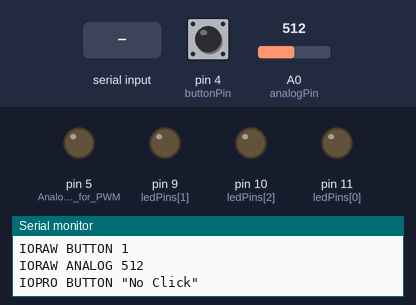
A program run on a simulated Arduino Uno, built with avr-gcc and run on an emulated ATmega328P. On the bench: output pins drawn as LEDs (lit = HIGH), the last lines printed to the serial monitor. Dashed ring = blinking. The inputs (shaded band) are chosen by the test bench; at power-on: pin 4 (buttonPin) HIGH, A0 (analogPin) = 512. Pins used as bus, display or sensor lines are not drawn.

Above: at 1.2 s.
1.3 s: "BLINK 1\n" received over Serial
At 1.36 s:
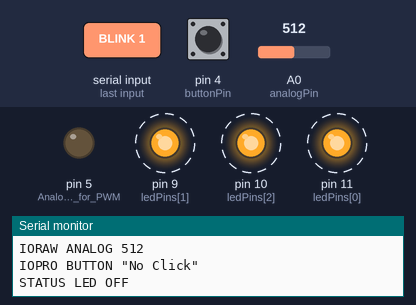
4.3 s: "FREQ 150\n" received over Serial
At 5.07 s:
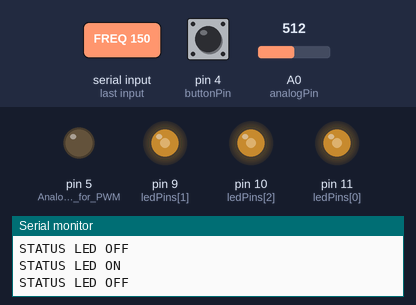
7.3 s: "SET_COLOR\n" received over Serial
13.2 s: "RESET_COLOR\n" received over Serial
At 13.6 s:
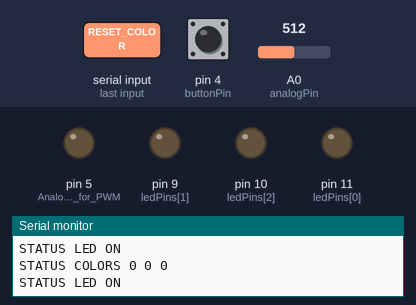
Timing chart, 0 to 15.7 s (numbered marks = the images above; inputs shaded):
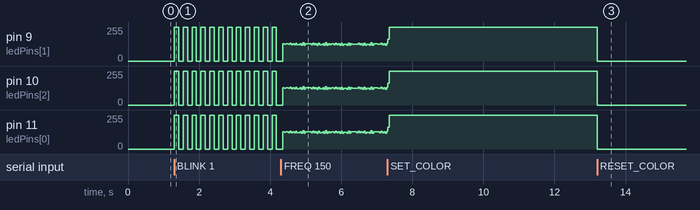

Measured:
- after the input at 1.3 s, pin 9 (ledPins[1]), pin 10 (ledPins[2]), pin 11 (ledPins[0]): alternates 255/255 for 0.12 s and 0/255 for 0.12 s, starting at once
- after the input at 13.2 s, pin 9 (ledPins[1]), pin 10 (ledPins[2]), pin 11 (ledPins[0]): 255/255 → 0/255 at once

The program:

main.cpp
```cpp
#include <Arduino.h>

String stringCommand = "";
String prevStringCommand = "";
String cmd = "";
String var = "";
bool isOn = true;
int ledPins[] = {11, 9, 10};
unsigned int currentColors[] = {255, 255, 255};
unsigned int onColors[] = {0, 0, 0};
unsigned int offColors[] = {255, 255, 255};

unsigned int buttonPin = 4;
int stateButton = LOW;
int prevStateButton = LOW;
unsigned long buttonMillis = 0;
unsigned long lastClickTime = 0;
const int debounceDelay = 50;
const int longPressDuration = 500;
const int doubleClickInterval = 250;
bool noClick = false;
bool isWaitingForDoubleClick = false;
bool isWaitingForLongPress = false;
bool isSingleClickLastEvent = false;
bool isDoubleClickLastEvent = false;
bool isLongPressLastEvent = false;

int analogPin = A0;
int analogInp = 0;
int prevAnalogInp = 0;
int analogMillis = 0;

int dlay = 250;
float dutyCycle = 0.5;
unsigned long blinkMillis = 0;
bool blinkDelay = false;
unsigned long onDelay = (int)(((float)dlay)*dutyCycle);
unsigned long offDelay = (int)(((float)dlay)*(1-dutyCycle));

void setup() {
  Serial.begin(115200); // Set BAUD_RATE

  for (int i = 0; i < 3; i++) {
    pinMode(ledPins[i], OUTPUT); // Assign OUTPUT PINS for colors
  }

  pinMode(12, OUTPUT); // Digital OUTPUT for VCC
  digitalWrite(12, HIGH); // OUTPUT VCC as HIGH
  pinMode(analogPin, INPUT); // Analog INPUT for Potentiometer
  pinMode(buttonPin, INPUT_PULLUP); // Digital Input of Pullup Switch
  pinMode(5, OUTPUT); // Analog OUTPUT for PWM

  blinkMillis = millis(); // Initialize millis for blink delay
  buttonMillis = millis(); // Initialize millis for button delay
  analogMillis = millis(); // Initialize millis for analog delay
}

String command(String cm) {
  int spacePos = cm.indexOf(' ');
  if (spacePos != -1) {
    return cm.substring(0, spacePos);
  }
  return cm;
}

String variable(String cm) {
  int spacePos = cm.indexOf(' ');
  if (spacePos != -1) {
    return cm.substring(spacePos + 1);
  }
  return "";
}

void loop() {
  if (Serial.available() > 0) {
    stringCommand = Serial.readStringUntil('\n');
  }

  if (prevStringCommand != stringCommand) {
    prevStringCommand = stringCommand;
    cmd = command(stringCommand);
    var = variable(stringCommand);
  }

  if (cmd == "ON") {
    for (int i = 0; i < 3; i++) {
      currentColors[i] = onColors[i];
      analogWrite(ledPins[i], currentColors[i]);
    }
    isOn = true;
    Serial.println("STATUS LED ON");
    stringCommand = "";
  }
  else if (cmd == "OFF") {
    for (int i = 0; i < 3; i++) {
      currentColors[i] = offColors[i];
      analogWrite(ledPins[i], currentColors[i]);
    }
    isOn = false;
    Serial.println("STATUS LED OFF");
    stringCommand = "";
  }

  else if (cmd == "BLINK") {
    if ((!isOn) && (!blinkDelay)) {
      Serial.println("STATUS LED ON");
      for (int i = 0; i < 3; i++) {
        currentColors[i] = onColors[i];
        analogWrite(ledPins[i], currentColors[i]);
      }
      isOn = !isOn;
      blinkDelay = !blinkDelay;
      blinkMillis = millis();
    }
    else if ((isOn) && (!blinkDelay)) {
      Serial.println("STATUS LED OFF");
      for (int i = 0; i < 3; i++) {
        currentColors[i] = offColors[i];
        analogWrite(ledPins[i], currentColors[i]);
      }
      isOn = !isOn;
      blinkDelay = !blinkDelay;
      blinkMillis = millis();
    }

    if (isOn && ((millis() - blinkMillis) >= onDelay)) {
      blinkDelay = !blinkDelay;
    }
    else if (!isOn && ((millis() - blinkMillis) >= offDelay)) {
      blinkDelay = !blinkDelay;
    }
  }

  else if (cmd == "FREQ") {
    int spacePos = var.indexOf(' ');
    float freq;
    if (spacePos != 1) {
      freq = var.substring(0, spacePos).toFloat();
    }
    else {
      freq = var.toFloat();
    }
    if (freq == 0) {
      stringCommand = "OFF";
    }
    else {
      Serial.println("STATUS FREQ " + (String)freq);
      freq = 1/freq*1000;
      dlay = (int)freq;
      onDelay = (int)(((float)dlay)*dutyCycle);
      offDelay = (int)(((float)dlay)*(1-dutyCycle));
      stringCommand = "BLINK";
    }
  }

  else if (cmd == "SET_COLOR") {
    int spacePos;
    Serial.println("STATUS COLORS " + var);
    for (int i = 0; i < 3; i++) {
      spacePos = var.indexOf(' ');
      if (spacePos != 1) {
        onColors[i] = 255 - var.substring(0, spacePos).toInt();
        var = var.substring(spacePos + 1);
      }
      else {
        onColors[i] = 255 - var.toInt();
      }
    }
    stringCommand = "ON";
  }

  else if (cmd == "RESET_COLOR") {
    for (int i = 0; i < 3; i++) {
      onColors[i] = 0;
    }
    Serial.println("STATUS COLORS 0 0 0");
    stringCommand = "ON";
  }

  else if (cmd == "DUTY_CYCLE") {
    int spacePos = var.indexOf(' ');
    int dCyc;
    if (spacePos != -1) {
      dCyc = var.substring(0, spacePos).toInt();
    }
    else {
      dCyc = var.toInt();
    }
    if (dCyc == 0) {
      stringCommand = "OFF";
    }
    else {
      dutyCycle = ((float)dCyc)/100;
      Serial.println("STATUS HIGH_DUTY_CYCLE " + (String)dutyCycle);
      Serial.println("STATUS LOW_DUTY_CYCLE " + (String)(1-dutyCycle));
      onDelay = (int)(((float)dlay)*dutyCycle);
      offDelay = (int)(((float)dlay)*(1-dutyCycle));
      stringCommand = "BLINK";
    }
    analogWrite(5, (int)(((float)dCyc)/100*255));
  }

  analogInp = analogRead(analogPin);
  if ((abs(analogInp - prevAnalogInp) > 10) && (millis() - analogMillis > 100)) {
    prevAnalogInp = analogInp;
    Serial.println("IORAW ANALOG " + (String)prevAnalogInp);
    analogMillis = millis();
  }

  stateButton = digitalRead(buttonPin);
  if (stateButton != prevStateButton) {
    if (millis() - buttonMillis > debounceDelay) {
      noClick = false;
      prevStateButton = stateButton;
      Serial.println("IORAW BUTTON " + (String)prevStateButton);
      buttonMillis = millis();
      if (stateButton == LOW) {
        if (!isWaitingForLongPress) {
          isWaitingForLongPress = true;
        }
        if (!isWaitingForDoubleClick) {
          isWaitingForDoubleClick = true;
        }
        if (millis() - lastClickTime < doubleClickInterval && isWaitingForDoubleClick) {
          Serial.println("IOPRO BUTTON \"Double Click\"");
          isWaitingForDoubleClick = false;
          isSingleClickLastEvent = false;
          isDoubleClickLastEvent = true;
          isLongPressLastEvent = false;
          // Code for Double Click
        }
        lastClickTime = millis();
      }
    }
  }
  if (stateButton == LOW && millis() - buttonMillis > longPressDuration && !isLongPressLastEvent) {
    Serial.println("IOPRO BUTTON \"Long Press\"");
    isLongPressLastEvent = true;
    isWaitingForLongPress = false;
    isSingleClickLastEvent = false;
    isDoubleClickLastEvent = false;
    // Code for Long Press
  }
  if (stateButton == HIGH && !isDoubleClickLastEvent && !isWaitingForDoubleClick && !isWaitingForLongPress && !noClick && !isSingleClickLastEvent && !isLongPressLastEvent) {
    Serial.println("IOPRO BUTTON \"Single Click\"");
    isSingleClickLastEvent = true;
    isDoubleClickLastEvent = false;
    isLongPressLastEvent = false;
    // Code for Single Click
  }
  if (stateButton == HIGH && millis() - buttonMillis > 1000 && !noClick) {
    Serial.println("IOPRO BUTTON \"No Click\"");
    noClick = true;
    isWaitingForDoubleClick = false;
    isWaitingForLongPress = false;
    isSingleClickLastEvent = false;
    isDoubleClickLastEvent = false;
    isLongPressLastEvent = false;
    // Code for No Click
  }
  if (stateButton == HIGH && millis() - buttonMillis > doubleClickInterval && isWaitingForDoubleClick) {
    Serial.println("DEBUG EVENT_DOUBLE_CLICK Double Click Timeout");
    isWaitingForDoubleClick = false;
  }
  if (stateButton == HIGH && isWaitingForLongPress) {
    Serial.println("DEBUG EVENT_LONG_PRESS Long Press Timeout");
    isWaitingForLongPress = false;
  }
}
```
